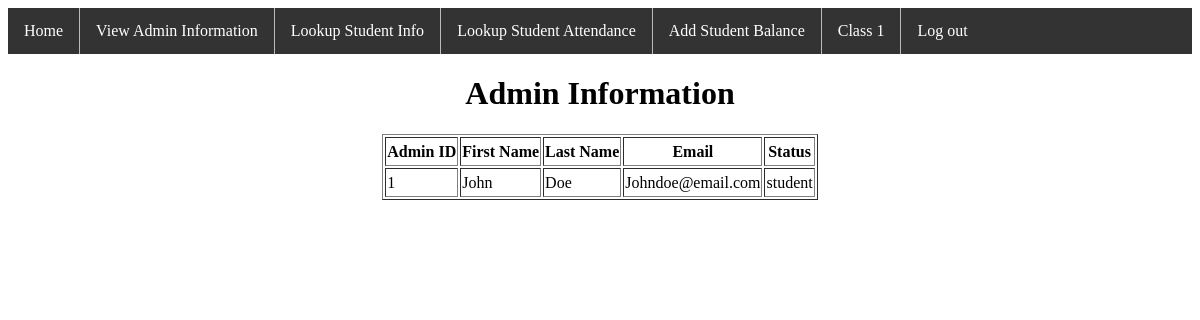
/Cen5035/admin_info.php (signed in), run on the app's committed database.
### tables this page shows
CREATE TABLE `Student` (
  `student_id` int(11) NOT NULL AUTO_INCREMENT,
  `firstname` varchar(30) NOT NULL,
  `lastname` varchar(30) NOT NULL,
  `email` varchar(50) DEFAULT NULL,
  `pass_word` varchar(30) NOT NULL,
  `balance` int(11) DEFAULT '0',
  PRIMARY KEY (`student_id`)
);

### Cen5035/session.php (called while the page is built, shortened)
<?php
   include('config.php');
   if ($_SESSION['status'] == 'student') {
     $user_check = $_SESSION['student_id'];
     $ses_sql = mysqli_query($link,"select * from Student where student_id = '$user_check' ");
    }
    elseif ($_SESSION['status'] == 'admin') {
      $user_check = $_SESSION['admin_id'];
      $ses_sql = mysqli_query($link,"select * from Admin where admin_id = '$user_check' ");
     }
   $row = mysqli_fetch_array($ses_sql,MYSQLI_ASSOC);
   if ($_SESSION['status'] == 'student') {
     $session_id = $_SESSION['student_id'];
    }
   elseif ($_SESSION['status'] == 'admin') {
      $session_id = $_SESSION['admin_id'];
     }
   $session_firstname = $row['firstname'];
   $session_lastname = $row['lastname'];
   $session_email = $row['email'];
?>

### Cen5035/admin_info.php (the view, shortened to what this page needs)
<?php
  include('session.php');
  ?>
<!DOCTYPE html>
<html>
<head>
</head>
<body>
<ul>
  <li><a href="admin_index.php">Home</a></li>
  <li><a href="admin_info.php">View Admin Information</a></li>
  <li><a href="admin_lookup.php">Lookup Student Info</a></li>
  <li><a href="admin_attendance.php">Lookup Student Attendance</a></li>
  <li><a href="admin_addbal.php">Add Student Balance</a></li>
  <li><a href="admin_class1.php">Class 1</a></li>
  <li><a href="admin_logout.php">Log out</a></li>
</ul>
 <?php
 echo '<h1 align="center">Admin Information</h1>';
 echo '<table border="1" align="center" style="line-height:25px;">';
 echo '<tr>';
 echo '<th>Admin ID</th>';
 echo '<th>First Name</th>';
 echo '<th>Last Name</th>';
 echo '<th>Email</th>';
 echo '<th>Status</th>';
 echo '</tr>';
  echo '<tr>';
  echo "<td>" . $session_id . "</td>";
  echo "<td>" .  $session_firstname . "</td>";
  echo "<td>" .  $session_lastname . "</td>";
  echo "<td>" .  $session_email . "</td>";
  echo "<td>" . $_SESSION['status'] . "</td>";
  echo '</tr>';
 echo '</table>';
 ?>
</body>
</html>

### Cen5035/admin_info.php (style rules this page uses)
ul { list-style-type: none; margin: 0; padding: 0; overflow: hidden; background-color: #333; }
li { float: left; }
li a { display: block; color: white; text-align: center; padding: 14px 16px; text-decoration: none; }
li { border-right: 1px solid #bbb; }
li:last-child { border-right: none; }

### data on the page
student: firstname "John", lastname "Doe", email "Johndoe@email.com"

### other printed values
$session_id "1"
$_SESSION['status'] "student"
